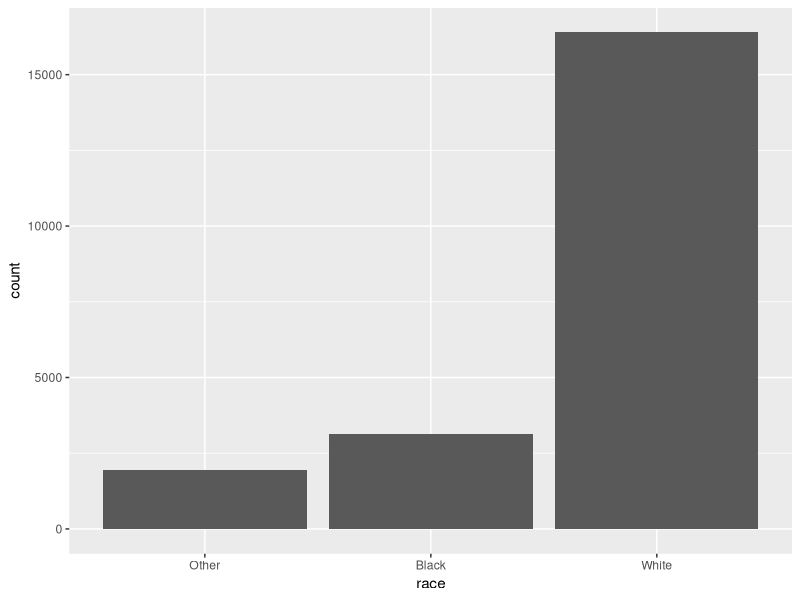
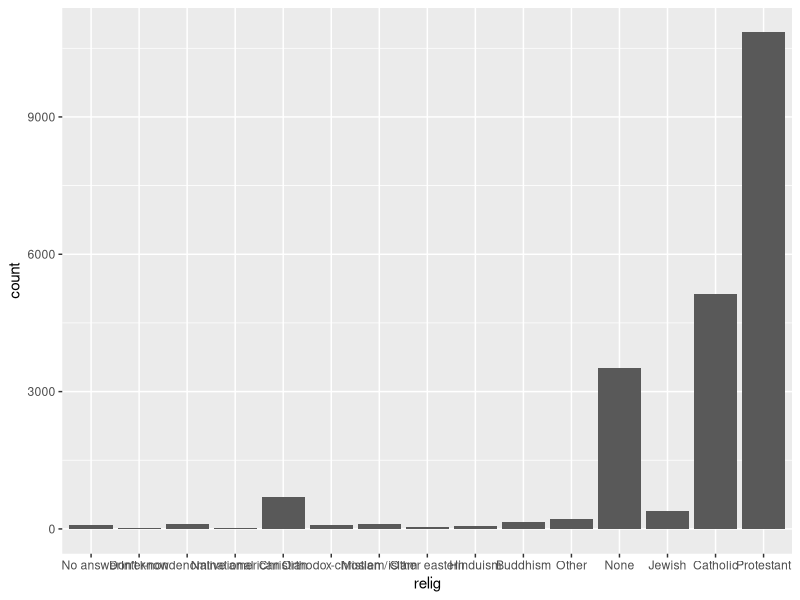
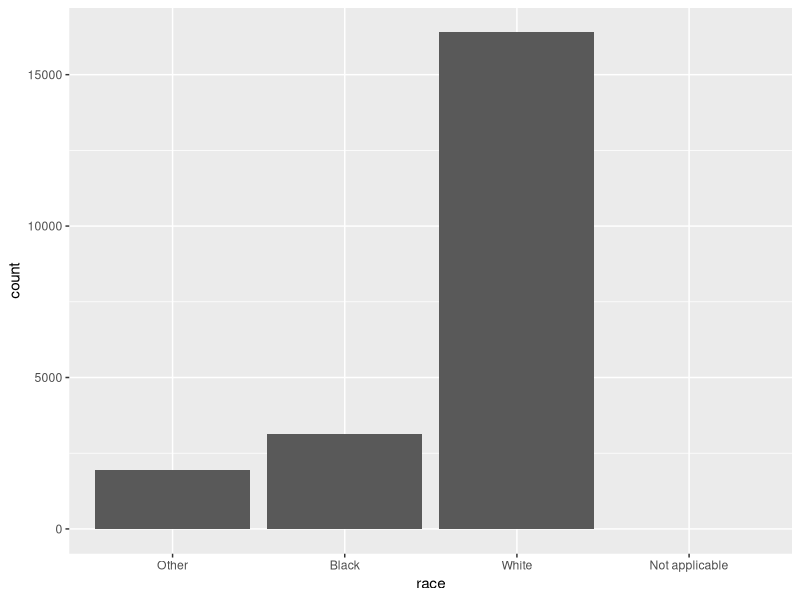
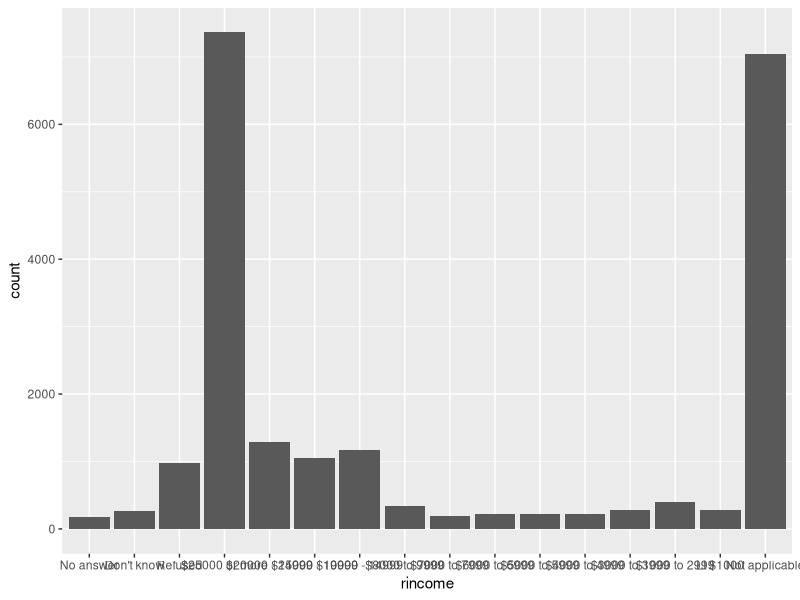
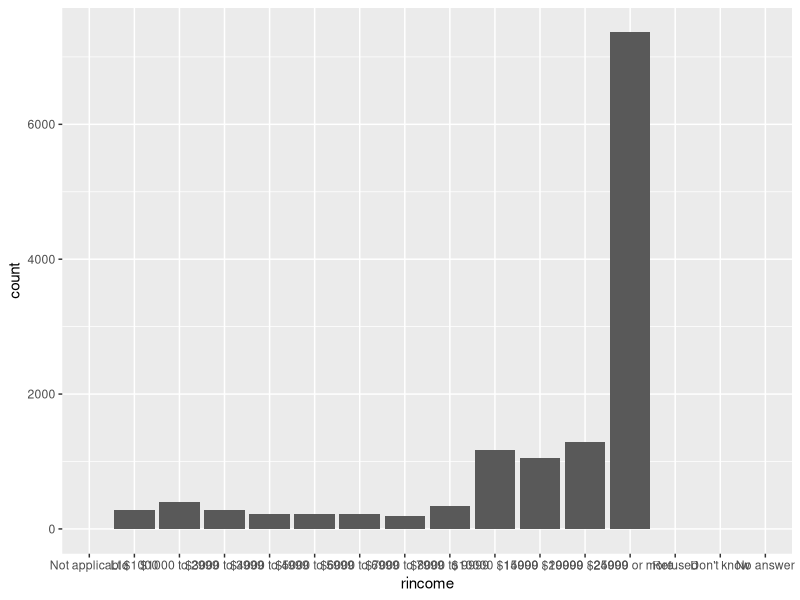
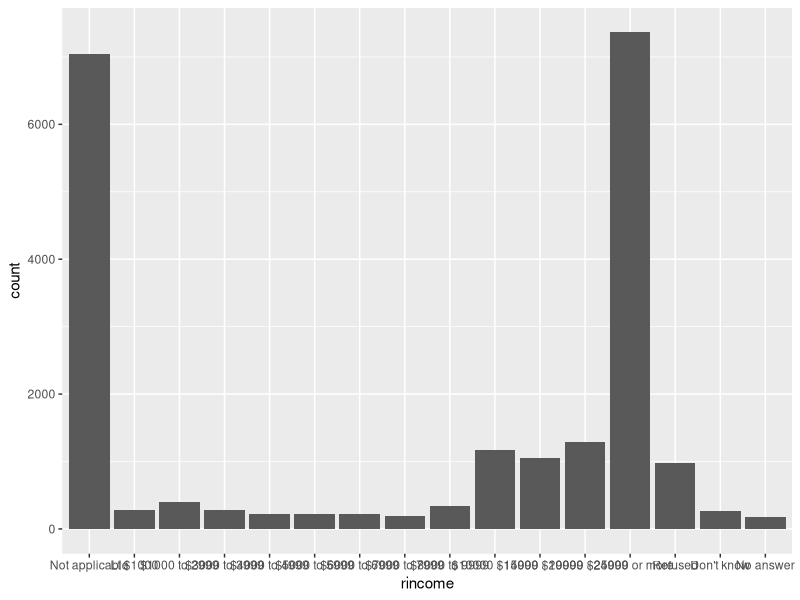
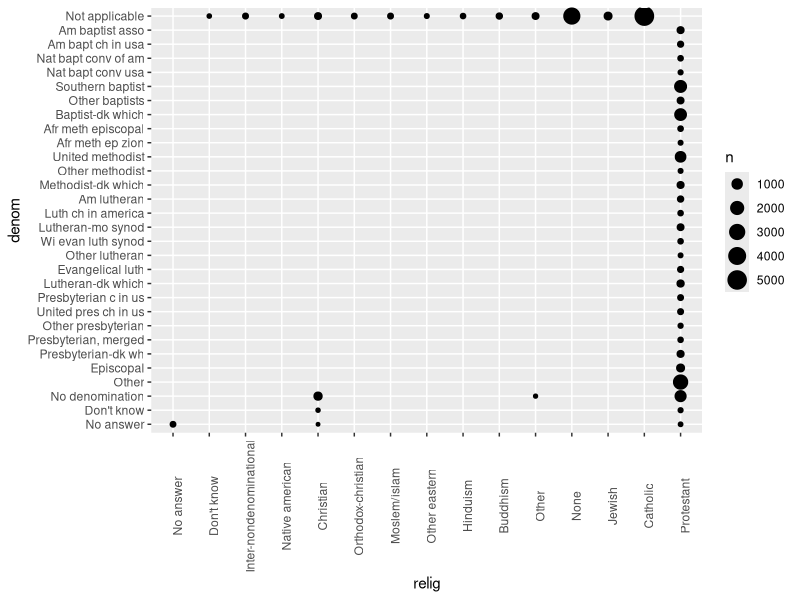
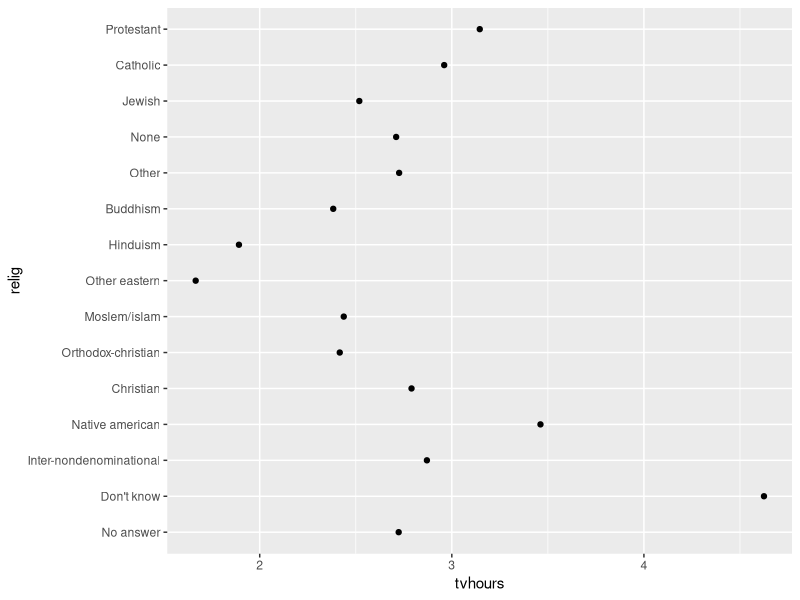

These figures' R source, in order:
## ---- chunk 1
library(tidyverse)
## ---- chunk 2
x1 <- c("Dec", "Apr", "Jan", "Mar")

# Using a string to record this variable has two problems:
# only 12 months, and can make typos
x2 <- c("Dec", "Apr", "Jam", "Mar")

# and doesn't sort in good way:
sort(x1)
## ---- chunk 3
month_levels <- c(
  "Jan", "Feb", "Mar", "Apr", "May", "Jun", 
  "Jul", "Aug", "Sep", "Oct", "Nov", "Dec"
)

# now can create a factor:
y1 <- factor(x1, levels = month_levels)
y1
sort(y1)

# any values not in levels set will silently become NA:
y2 <- factor(x2, levels = month_levels)
y2

# if we omit levels, will be taken from data in alphabetical order:
factor(x1)

# sometimes prefer that order of levels matches order of first appearence:
# use unique() or after the fact with fct_inorder():
f1 <- factor(x1, levels = unique(x1))
f1

f2 <- x1 %>% factor() %>% fct_inorder()
f2

# if need to access levels, can do so with levels():
levels(f2)
## ---- chunk 4
gss_cat

# quick view of different variables with count:
gss_cat %>%
  count(race)

gss_cat  %>%
  count(relig)

# or bar chart:
ggplot(gss_cat, aes(race)) +
  geom_bar()

ggplot(gss_cat, aes(relig)) +
  geom_bar()

# by default ggplot will drop levels without any values, can force them to show:
ggplot(gss_cat, aes(race)) +
  geom_bar() +
  scale_x_discrete(drop = FALSE)
## ---- chunk 5
# default includes lots of things like don't know, NA, and the ordering is off
gss_cat %>%
  ggplot(aes(rincome)) +
   geom_bar()

# can remove non numerical cases
gss_cat %>%
  filter(!rincome == 'Not applicable',
         !rincome == 'No answer',
         !rincome == "Don't know",
         !rincome == 'Refused') %>%
  ggplot(aes(rincome)) +
   geom_bar() +
   scale_x_discrete(limits = rev(levels(gss_cat$rincome)), drop = TRUE)

# also can reorder x axes to be in descending order
gss_cat %>%
  ggplot(aes(rincome)) +
   geom_bar() +
   scale_x_discrete(limits = rev(levels(gss_cat$rincome)), drop = FALSE)
## ---- chunk 6
# Protestant most common relig
gss_cat %>%
  count(relig) %>%
  arrange(desc(n)) %>%
  head(1)

# Independent most common partyid
gss_cat %>%
  count(partyid) %>%
  arrange(desc(n)) %>%
  head(1)
## ---- chunk 7
# filter out no answer responses to denomination, all remaining are Protestant
gss_cat %>%
  filter(!denom %in% c(
    "No answer", "Other", "Don't know", "Not applicable",
    "No denomination"
  )) %>%
  count(relig)

# also clear in scatterplot
gss_cat %>%
  count(relig, denom) %>%
  ggplot(aes(x = relig, y = denom, size = n)) +
  geom_point() +
  theme(axis.text.x = element_text(angle = 90))
## ---- chunk 8
# default:
relig_summary <- gss_cat %>%
  group_by(relig) %>%
  summarise(
    age = mean(age, na.rm = TRUE),
    tvhours = mean(tvhours, na.rm = TRUE),
    n = n()
  )

ggplot(relig_summary, aes(tvhours, relig)) + geom_point()

# with reordered:
ggplot(relig_summary, aes(tvhours, fct_reorder(relig, tvhours))) +
  geom_point()
## ---- chunk 9
# same plot as above:
relig_summary %>%
  mutate(relig = fct_reorder(relig, tvhours)) %>%
  ggplot(aes(tvhours, relig)) +
    geom_point()
## ---- chunk 10
rincome_summary <- gss_cat %>%
  group_by(rincome) %>%
  summarise(
    age = mean(age, na.rm = TRUE),
    tvhours = mean(tvhours, na.rm = TRUE),
    n = n()
  )

ggplot(rincome_summary, aes(age, fct_reorder(rincome, age))) + geom_point()
## ---- chunk 11
ggplot(rincome_summary, aes(age, fct_relevel(rincome, "Not applicable"))) +
  geom_point()
## ---- chunk 12
by_age <- gss_cat %>%
  filter(!is.na(age)) %>%
  count(age, marital) %>%
  group_by(age) %>%
  mutate(prop = n / sum(n))

ggplot(by_age, aes(age, prop, colour = marital)) +
  geom_line(na.rm = TRUE)

ggplot(by_age, aes(age, prop, colour = fct_reorder2(marital, age, prop))) +
  geom_line() +
  labs(colour = "marital")
## ---- chunk 13
gss_cat %>%
  mutate(marital = marital %>% fct_infreq() %>% fct_rev()) %>%
  ggplot(aes(marital)) +
    geom_bar()
## ---- chunk 14
gss_cat %>%
  count(tvhours)

# tv hours by relig
relig_summary <- gss_cat %>%
  group_by(relig) %>%
  summarise(
    age = mean(age, na.rm = TRUE),
    tvhours_med = median(tvhours, na.rm = TRUE),
    n = n()
  )

# using median shows the majority at 2 hours despite the means being v diff.
ggplot(relig_summary, aes(tvhours_med, fct_reorder(relig, tvhours_med))) +
  geom_point()
## ---- chunk 15
# partid levels terse and inconsistent
gss_cat %>%
  count(partyid)

# tweak to be longer and use parallel construction
gss_cat %>%
  mutate(partyid = fct_recode(partyid,
    "Republican, strong"    = "Strong republican",
    "Republican, weak"      = "Not str republican",
    "Independent, near rep" = "Ind,near rep",
    "Independent, near dem" = "Ind,near dem",
    "Democrat, weak"        = "Not str democrat",
    "Democrat, strong"      = "Strong democrat"
  )) %>%
  count(partyid)
## ---- chunk 16
gss_cat %>%
  mutate(partyid = fct_recode(partyid,
    "Republican, strong"    = "Strong republican",
    "Republican, weak"      = "Not str republican",
    "Independent, near rep" = "Ind,near rep",
    "Independent, near dem" = "Ind,near dem",
    "Democrat, weak"        = "Not str democrat",
    "Democrat, strong"      = "Strong democrat",
    "Other"                 = "No answer",
    "Other"                 = "Don't know",
    "Other"                 = "Other party"
  )) %>%
  count(partyid)
## ---- chunk 17
gss_cat %>%
  mutate(partyid = fct_collapse(partyid,
    other = c("No answer", "Don't know", "Other party"),
    rep = c("Strong republican", "Not str republican"),
    ind = c("Ind,near rep", "Independent", "Ind,near dem"),
    dem = c("Not str democrat", "Strong democrat")
  )) %>%
  count(partyid)
## ---- chunk 18
gss_cat %>%
  mutate(relig = fct_lump(relig)) %>%
  count(relig)
## ---- chunk 19
gss_cat %>%
  mutate(relig = fct_lump(relig, n = 10)) %>%
  count(relig)
## ---- chunk 20
gss_cat %>%
  mutate(partyid = fct_collapse(partyid,
    other = c("No answer", "Don't know", "Other party"),
    rep = c("Strong republican", "Not str republican"),
    ind = c("Ind,near rep", "Independent", "Ind,near dem"),
    dem = c("Not str democrat", "Strong democrat")
  )) %>%
  filter(!partyid == 'other') %>%
  count(year, partyid) %>%
  group_by(year) %>%
  mutate(prop = n / sum(n)) %>% 
  ggplot(aes(year, prop, color = fct_reorder2(partyid, year, prop))) +
  geom_line() +
  labs(color = "partyid")
## ---- chunk 21
gss_cat %>%
  mutate(rincome = fct_collapse(rincome,
    other = c("Refused", "Don't know", "No answer", "Not applicable"),
    'less than $10000' = c("$8000 to 9999", "$7000 to 7999", "$6000 to 6999",
                           "$5000 to 5999", "$4000 to 4999", "$3000 to 3999",
                           "$1000 to 2999", "Lt $1000")
  )) %>%
  count(rincome)
